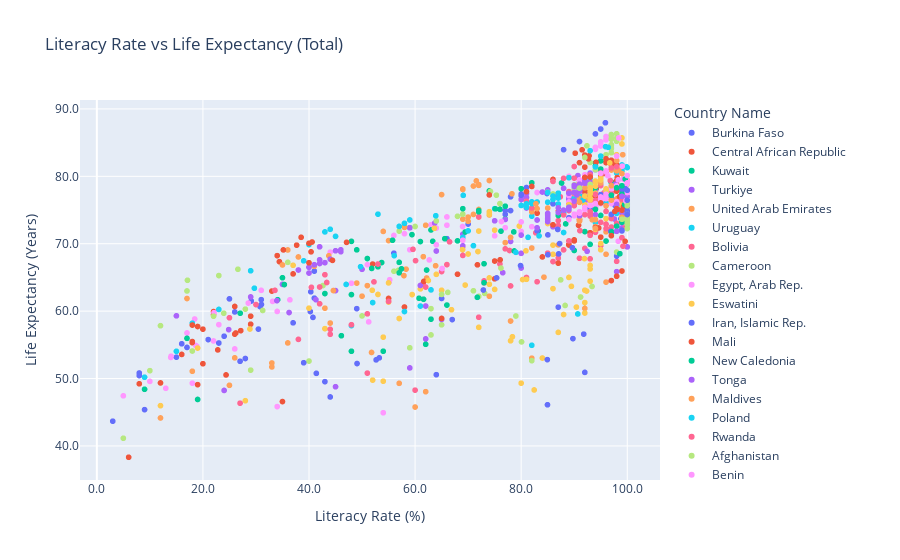

Notebook code for this chart:
### Markdown cell above
### Step 5: Visualizing the Relationship

To explore the relationship between literacy rate and life expectancy, I create a scatter plot using Plotly. The X-axis represents the literacy rate, while the Y-axis represents life expectancy. Each data point corresponds to a country in a specific year. To make the visualization more informative, I color-code the points by `Country Name` and include additional details such as the year and country name in tooltips. This visualization helps identify trends, clusters, or outliers that can provide insights into the relationship between education levels (measured via literacy rate) and health outcomes (measured via life expectancy).

### Code cell
import plotly.express as px

fig = px.scatter(
    merged_total,
    x='Literacy Rate - Total',
    y='Life Expectancy - Total',
    color='Country Name',
    title='Literacy Rate vs Life Expectancy (Total)',
    labels={
        'Literacy Rate - Total': 'Literacy Rate (%)',
        'Life Expectancy - Total': 'Life Expectancy (Years)'
    },
    hover_data=['Country Name', 'Year']
)


fig.update_xaxes(title='Literacy Rate (%)', tickformat=".1f")
fig.update_yaxes(title='Life Expectancy (Years)', tickformat=".1f")


fig.show()
